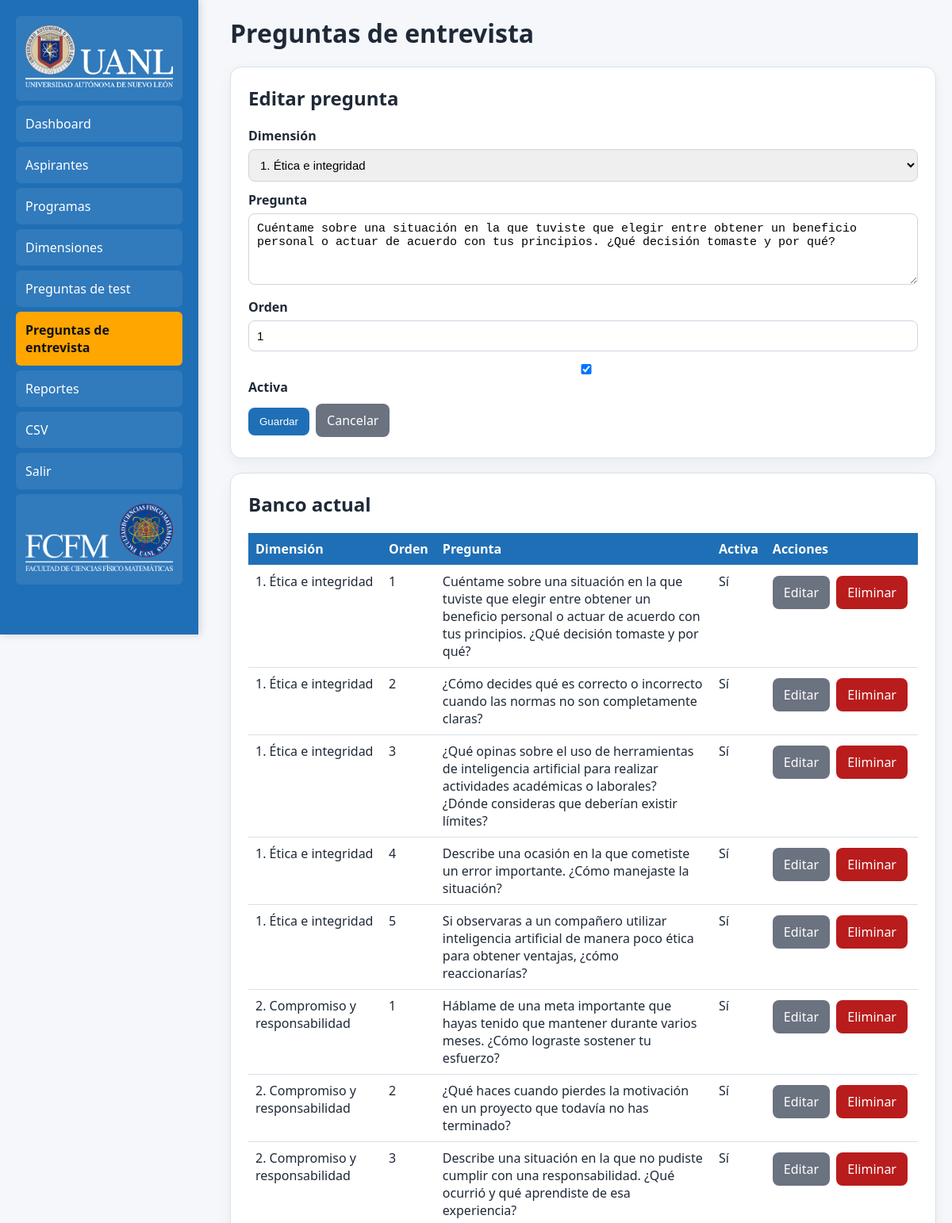
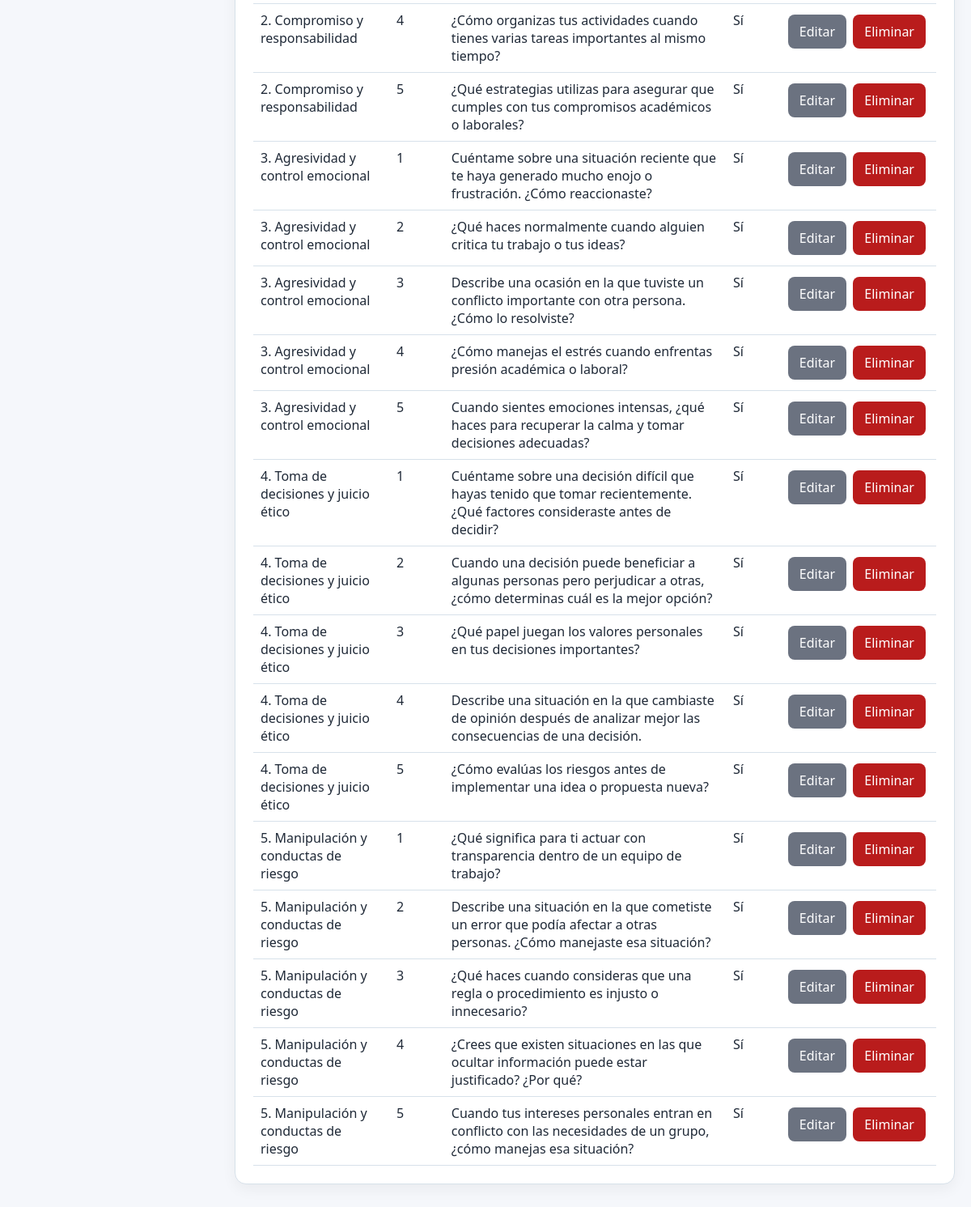
Page /admin/entrevista_banco.php?edit=1 (signed in) on the committed database (2 pictures, top to bottom).
### tables this page shows
CREATE TABLE IF NOT EXISTS entrevista_banco_preguntas (
    id INT AUTO_INCREMENT PRIMARY KEY,
    dimension_id INT NOT NULL,
    pregunta TEXT NOT NULL,
    activa TINYINT DEFAULT 1,
    orden INT DEFAULT 0
);

CREATE TABLE dimensiones (
 id INT AUTO_INCREMENT PRIMARY KEY,
 nombre VARCHAR(180) NOT NULL,
 descripcion TEXT,
 tiempo_minutos INT DEFAULT 5,
 orden INT NOT NULL
);

### includes/functions.php (called while the page is built, shortened)
<?php
function h($s){ return htmlspecialchars((string)$s, ENT_QUOTES, 'UTF-8'); }
?>

### admin/entrevista_banco.php (the view, shortened to what this page needs)
<?php
require_once __DIR__.'/../includes/db.php';
require_once __DIR__.'/../includes/functions.php';
$edit = null;
if(isset($_GET['edit'])){
    $st = $pdo->prepare('SELECT * FROM entrevista_banco_preguntas WHERE id=?');
    $st->execute([(int)$_GET['edit']]);
    $edit = $st->fetch();
}
$dimensiones = $pdo->query('SELECT id, nombre, orden FROM dimensiones ORDER BY orden')->fetchAll();
$rows = $pdo->query('
    SELECT ebp.*, d.nombre AS dimension_nombre, d.orden AS dimension_orden
    FROM entrevista_banco_preguntas ebp
    JOIN dimensiones d ON d.id = ebp.dimension_id
    ORDER BY d.orden ASC, ebp.orden ASC, ebp.id ASC
')->fetchAll();
?>
<!doctype html>
<html lang="es">
<head>
    <link rel="stylesheet" href="../assets/style.css">
</head>
<body>
    <?php include '_nav.php'; ?>
    <div class="container">
        <h1>Preguntas de entrevista</h1>
        <div class="card">
            <h2><?= $edit ? 'Editar pregunta' : 'Nueva pregunta' ?></h2>
            <form method="post">
                <label>Dimensión</label>
                <select name="dimension_id" required>
                    <?php foreach($dimensiones as $d): ?>
                        <option value="<?=$d['id']?>" <?=($edit && (int)$edit['dimension_id']===(int)$d['id'])?'selected':''?>>
                            <?=h($d['orden'].'. '.$d['nombre'])?>
                        </option>
                    <?php endforeach; ?>
                </select>
                <label>Pregunta</label>
                <textarea name="pregunta" rows="4" required><?=h($edit['pregunta'] ?? '')?></textarea>
                <label>Orden</label>
                <input type="number" name="orden" value="<?=h($edit['orden'] ?? 0)?>">
                <label>
                    <input type="checkbox" name="activa" <?=(!$edit || $edit['activa'])?'checked':''?>> Activa
                </label>
                <button>Guardar</button>
                <?php if($edit): ?>
                    <a class="btn secondary" href="entrevista_banco.php">Cancelar</a>
                <?php endif; ?>
            </form>
        </div>
        <div class="card">
            <h2>Banco actual</h2>
            <div class="table-wrapper">
                <table class="table">
                    <tr>
                        <th>Dimensión</th>
                        <th>Orden</th>
                        <th>Pregunta</th>
                        <th>Activa</th>
                        <th>Acciones</th>
                    </tr>
                    <?php foreach($rows as $r): ?>
                        <tr>
                            <td><?=h($r['dimension_orden'].'. '.$r['dimension_nombre'])?></td>
                            <td><?=h($r['orden'])?></td>
                            <td><?=h($r['pregunta'])?></td>
                            <td><?=$r['activa']?'Sí':'No'?></td>
                            <td class="actions">
                                <a class="btn secondary" href="entrevista_banco.php?edit=<?=$r['id']?>">Editar</a>
                                <a class="btn danger" onclick="return confirm('¿Eliminar pregunta?')" href="entrevista_banco.php?del=<?=$r['id']?>">Eliminar</a>
                            </td>
                        </tr>
                    <?php endforeach; ?>
                </table>
            </div>
        </div>
    </div>
</body>
</html>

### assets/style.css (style rules this page uses)
:root { --fcfm-blue:#1F6FB6; --fcfm-blue-dark:#154F81; --fcfm-gold:#FFA600; --fcfm-gold-dark:#d98d00; --fcfm-black:#010203; --bg:#F5F7FA; --card:#FFFFFF; --text:#1f2937; --muted:#6b7280; --primary:#0f766e; --danger:#b91c1c; --border:#D7E1EA; }
* { box-sizing:border-box }
body { font-family:Segoe UI, sans-serif; background:#f5f7fb; color:var(--text); margin:0 }
.container { max-width:1100px; margin-left: 270px; padding:20px }
.card { background:var(--card); border-top:4px solid var(--fcfm-gold); border:1px solid var(--border); border-radius:14px; padding:22px; margin-bottom:18px; box-shadow:0 6px 18px #0000000d }
h1,h2,h3 { margin-top:0 }
label { display:block; margin:12px 0 6px; font-weight:bold }
input,select,textarea { width:100%; padding:10px; border:1px solid #cbd5e1; border-radius:8px; font-size:15px }
textarea { min-height:90px }
.btn,button { display:inline-block; background:var(--fcfm-blue); color:white; padding:10px 14px; border:0; border-radius:8px; text-decoration:none; cursor:pointer; margin:4px 4px 4px 0 }
.btn.secondary { background:#6b7280; }
.btn.danger { background:var(--danger) }
.table { width:100%; border-collapse:collapse; background:white }
.table th,.table td { border-bottom:1px solid var(--border); padding:9px; text-align:left; vertical-align:top }
.table th { background:var(--fcfm-blue); color:white; }
.actions { white-space:nowrap }

### rows in the picture
entrevista_banco_preguntas: dimension_id "1. Ética e integridad", pregunta "Cuéntame sobre una situación en la que tuviste que elegir entre obtener un beneficio personal o actuar de acuerdo con tus principios. ¿Qué decisión tomaste y por qué?", orden "1", activa "☑", dimension.nombre "1. Ética e integridad", shows "Sí"
entrevista_banco_preguntas: dimension.nombre "1. Ética e integridad", orden "2", pregunta "¿Cómo decides qué es correcto o incorrecto cuando las normas no son completamente claras?", activa "Sí"
entrevista_banco_preguntas: dimension.nombre "1. Ética e integridad", orden "3", pregunta "¿Qué opinas sobre el uso de herramientas de inteligencia artificial para realizar actividades académicas o laborales? ¿Dónde consideras que deberían existir límites?", activa "Sí"
entrevista_banco_preguntas: dimension.nombre "1. Ética e integridad", orden "4", pregunta "Describe una ocasión en la que cometiste un error importante. ¿Cómo manejaste la situación?", activa "Sí"
entrevista_banco_preguntas: dimension.nombre "1. Ética e integridad", orden "5", pregunta "Si observaras a un compañero utilizar inteligencia artificial de manera poco ética para obtener ventajas, ¿cómo reaccionarías?", activa "Sí"
entrevista_banco_preguntas: dimension.nombre "2. Compromiso y responsabilidad", orden "1", pregunta "Háblame de una meta importante que hayas tenido que mantener durante varios meses. ¿Cómo lograste sostener tu esfuerzo?", activa "Sí"
entrevista_banco_preguntas: dimension.nombre "2. Compromiso y responsabilidad", orden "2", pregunta "¿Qué haces cuando pierdes la motivación en un proyecto que todavía no has terminado?", activa "Sí"
entrevista_banco_preguntas: dimension.nombre "2. Compromiso y responsabilidad", orden "3", pregunta "Describe una situación en la que no pudiste cumplir con una responsabilidad. ¿Qué ocurrió y qué aprendiste de esa experiencia?", activa "Sí"
entrevista_banco_preguntas: dimension.nombre "2. Compromiso y responsabilidad", orden "4", pregunta "¿Cómo organizas tus actividades cuando tienes varias tareas importantes al mismo tiempo?", activa "Sí"
entrevista_banco_preguntas: dimension.nombre "2. Compromiso y responsabilidad", orden "5", pregunta "¿Qué estrategias utilizas para asegurar que cumples con tus compromisos académicos o laborales?", activa "Sí"
entrevista_banco_preguntas: dimension.nombre "3. Agresividad y control emocional", orden "1", pregunta "Cuéntame sobre una situación reciente que te haya generado mucho enojo o frustración. ¿Cómo reaccionaste?", activa "Sí"
entrevista_banco_preguntas: dimension.nombre "3. Agresividad y control emocional", orden "2", pregunta "¿Qué haces normalmente cuando alguien critica tu trabajo o tus ideas?", activa "Sí"
entrevista_banco_preguntas: dimension.nombre "3. Agresividad y control emocional", orden "3", pregunta "Describe una ocasión en la que tuviste un conflicto importante con otra persona. ¿Cómo lo resolviste?", activa "Sí"
entrevista_banco_preguntas: dimension.nombre "3. Agresividad y control emocional", orden "4", pregunta "¿Cómo manejas el estrés cuando enfrentas presión académica o laboral?", activa "Sí"
entrevista_banco_preguntas: dimension.nombre "3. Agresividad y control emocional", orden "5", pregunta "Cuando sientes emociones intensas, ¿qué haces para recuperar la calma y tomar decisiones adecuadas?", activa "Sí"
entrevista_banco_preguntas: dimension.nombre "4. Toma de decisiones y juicio ético", orden "1", pregunta "Cuéntame sobre una decisión difícil que hayas tenido que tomar recientemente. ¿Qué factores consideraste antes de decidir?", activa "Sí"
entrevista_banco_preguntas: dimension.nombre "4. Toma de decisiones y juicio ético", orden "2", pregunta "Cuando una decisión puede beneficiar a algunas personas pero perjudicar a otras, ¿cómo determinas cuál es la mejor opción?", activa "Sí"
entrevista_banco_preguntas: dimension.nombre "4. Toma de decisiones y juicio ético", orden "3", pregunta "¿Qué papel juegan los valores personales en tus decisiones importantes?", activa "Sí"
entrevista_banco_preguntas: dimension.nombre "4. Toma de decisiones y juicio ético", orden "4", pregunta "Describe una situación en la que cambiaste de opinión después de analizar mejor las consecuencias de una decisión.", activa "Sí"
entrevista_banco_preguntas: dimension.nombre "4. Toma de decisiones y juicio ético", orden "5", pregunta "¿Cómo evalúas los riesgos antes de implementar una idea o propuesta nueva?", activa "Sí"
entrevista_banco_preguntas: dimension.nombre "5. Manipulación y conductas de riesgo", orden "1", pregunta "¿Qué significa para ti actuar con transparencia dentro de un equipo de trabajo?", activa "Sí"
entrevista_banco_preguntas: dimension.nombre "5. Manipulación y conductas de riesgo", orden "2", pregunta "Describe una situación en la que cometiste un error que podía afectar a otras personas. ¿Cómo manejaste esa situación?", activa "Sí"
entrevista_banco_preguntas: dimension.nombre "5. Manipulación y conductas de riesgo", orden "3", pregunta "¿Qué haces cuando consideras que una regla o procedimiento es injusto o innecesario?", activa "Sí"
entrevista_banco_preguntas: dimension.nombre "5. Manipulación y conductas de riesgo", orden "4", pregunta "¿Crees que existen situaciones en las que ocultar información puede estar justificado? ¿Por qué?", activa "Sí"
entrevista_banco_preguntas: dimension.nombre "5. Manipulación y conductas de riesgo", orden "5", pregunta "Cuando tus intereses personales entran en conflicto con las necesidades de un grupo, ¿cómo manejas esa situación?", activa "Sí"
